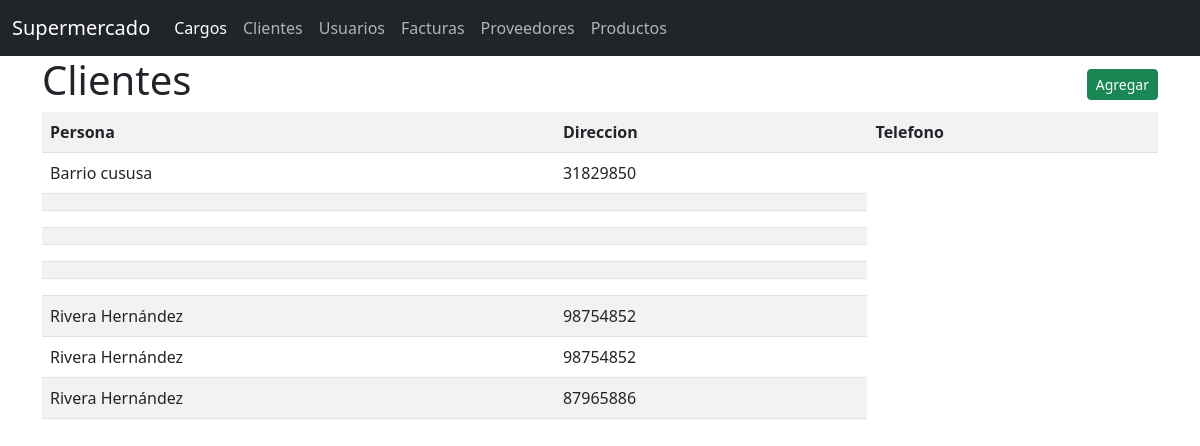
Page /general/clientes/ on the committed database.
### General/models.py (models this page shows, shortened)
class Cliente(models.Model):
    uuid =  models.UUIDField(primary_key=True, unique=True, default=uuid4)
    person =  models.ForeignKey(Persona, on_delete=models.CASCADE)
    address = models.CharField(max_length=255)
    phone = models.CharField(max_length=8)
    status =  models.BooleanField(default=True)
    createdAt = models.DateTimeField(auto_now_add=True)
    updatedAt = models.DateTimeField(auto_now=True)

### General/views.py (the view)
# urls.py: path('clientes/', ObtenerClientes.as_view(), name='listar_clientes'),
class ObtenerClientes(View):
    def get(self, request):
        clientes = Cliente.objects.all()
        return render(request, 'clientes/listar_clientes.html',{'clientes':clientes})

### General/templates/clientes/listar_clientes.html
{% extends 'base.html' %}
{% block body %}
<div class="d-flex justify-content-between align-items-center">
    <h1>Clientes</h1>
    <a class="btn btn-success btn-sm" href="{% url 'agregar_clientes' %}">Agregar</a>
</div>
    <table class="table table-striped">
        <tr>
            <th>Persona</th>
            <th>Direccion</th>
            <th>Telefono</th>
        </tr>
        {% for cliente in clientes %}
        <tr>
            <td>{{cliente.address}}</td>
            <td>{{cliente.phone}}</td>
        </tr>
        {% endfor %}
    </table>
{% endblock %}

### rows in the picture
Cliente: address "Barrio cususa", phone "31829850"
Cliente: address "Rivera Hernández", phone "98754852"
Cliente: address "Rivera Hernández", phone "98754852"
Cliente: address "Rivera Hernández", phone "87965886"
